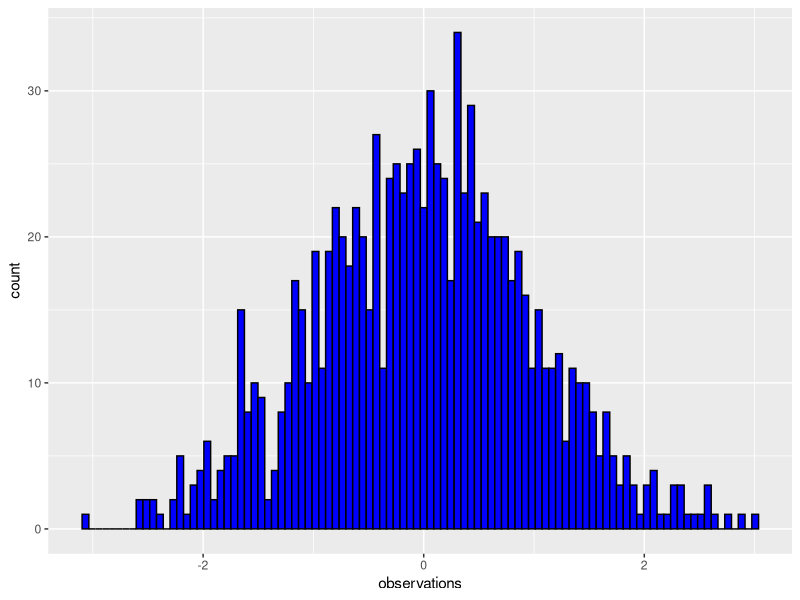
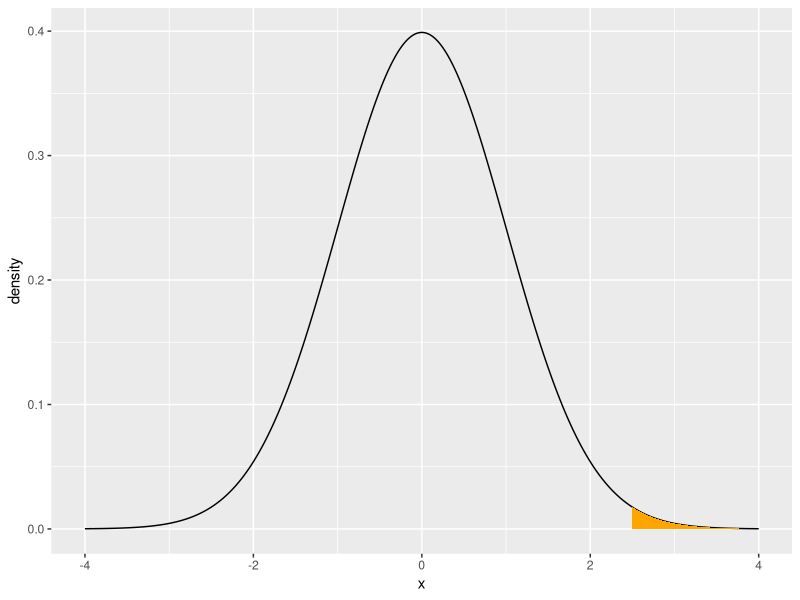
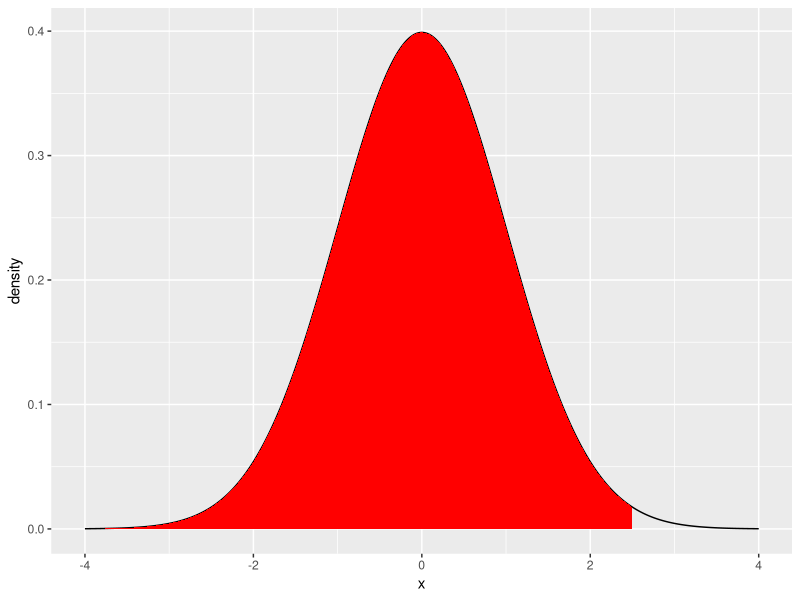
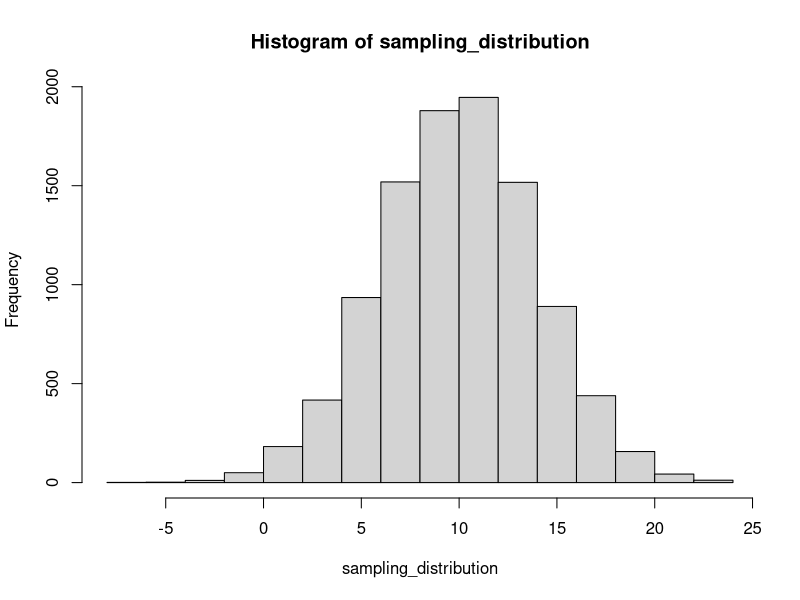
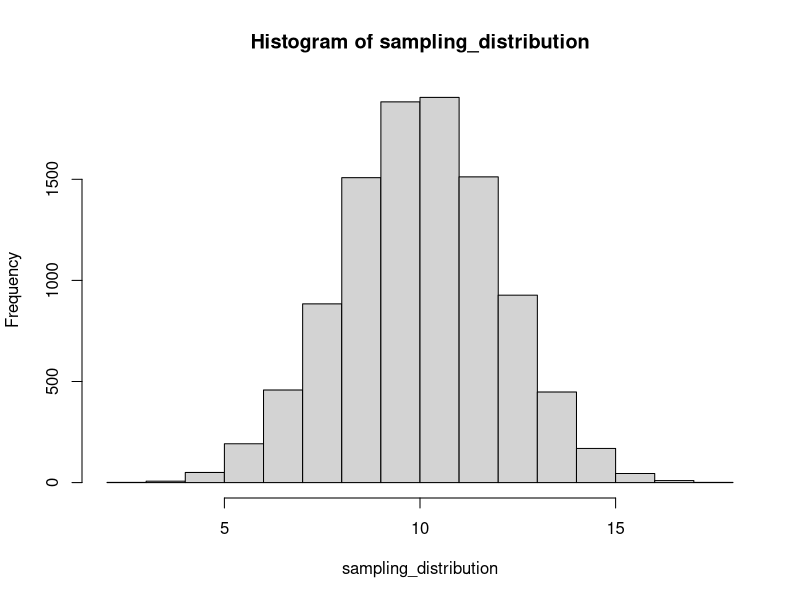
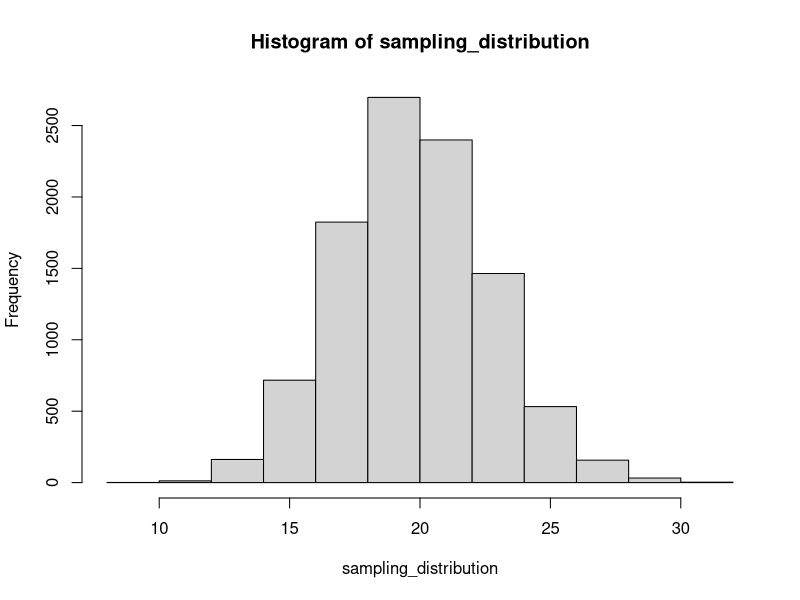

Reproduce these figures in R, in order.
## ---- chunk 1
knitr::opts_chunk$set(echo = TRUE)
## ---- chunk 2
rnorm(n=10,mean=0,sd=1)
## ---- chunk 3
library(ggplot2)
## ---- chunk 4
some_data <- data.frame(observations = rnorm(1000,mean=0,sd=1),
                        type ="A")

ggplot(some_data, aes(x=observations)) + 
  geom_histogram(bins = 100, color= "black",
                 fill = "blue")
## ---- chunk 5
rnorm(1,0,1)
## ---- chunk 6
some_data$observations[some_data$observations > 2.5]
length(some_data$observations[some_data$observations > 2.5])
## ---- chunk 7
library(ggplot2)
library(dplyr)
some_data <- data.frame(density = dnorm(seq(-4,4,.001), mean=0, sd=1),
                         x= seq(-4,4,.001))

region_data <- some_data %>%
filter(x > 2.5)


ggplot(some_data, aes(x=x, y=density)) +
  geom_line() +
  geom_ribbon(data = region_data,
              fill = "orange",
              aes(ymin=0,ymax=density))

## ---- chunk 8
pnorm(2.5, mean=0, sd=1)
## ---- chunk 9
some_data <- data.frame(density = dnorm(seq(-4,4,.001),mean= 0, sd=1),
                         x=seq(-4,4,.001))

region_data <- some_data %>%
  filter(x <2.5)

ggplot(some_data, aes(x=x, y=density)) + 
  geom_line()+
  geom_ribbon(data = region_data,
              fill="red",
              aes(ymin=0,ymax=density))
## ---- chunk 10
1- pnorm(2.5,mean=0,sd=1)

pnorm(2.5, mean=0, sd=1, lower.tail= FALSE)
## ---- chunk 11
qnorm(.5, mean=0, sd=1)
## ---- chunk 12
qnorm(.05, mean=0, sd=1, lower.tail = FALSE)
## ---- chunk 13
mean(rnorm(10,mean=0,sd=1))

## ---- chunk 14
pnorm(2.5,0,1,lower.tail = FALSE)

my_sample <- rnorm(1000000,mean = 0, sd=1)

selection <- my_sample[my_sample > 2.5]
length(selection)/1000000

## ---- chunk 15
pnorm(q=130,mean=100,sd=10,lower.tail = FALSE)
10000*pnorm(q=130,mean=100,sd=10,lower.tail = FALSE)

## ---- chunk 16
sampling_distribution <- replicate(10000, mean(rnorm(25, mean = 10,sd = 20)))
hist(sampling_distribution)

length(sampling_distribution[sampling_distribution > 12])/10000

## ---- chunk 17
sampling_distribution <- replicate(10000, mean(rnorm(100, mean = 10,sd = 20)))
hist(sampling_distribution)

length(sampling_distribution[sampling_distribution >= 12])/10000
## ---- chunk 18
sampling_distribution <- replicate(10000, sd(rnorm(25, mean = 10,sd = 20)))
hist(sampling_distribution)

length(sampling_distribution[sampling_distribution <= 15])/10000
